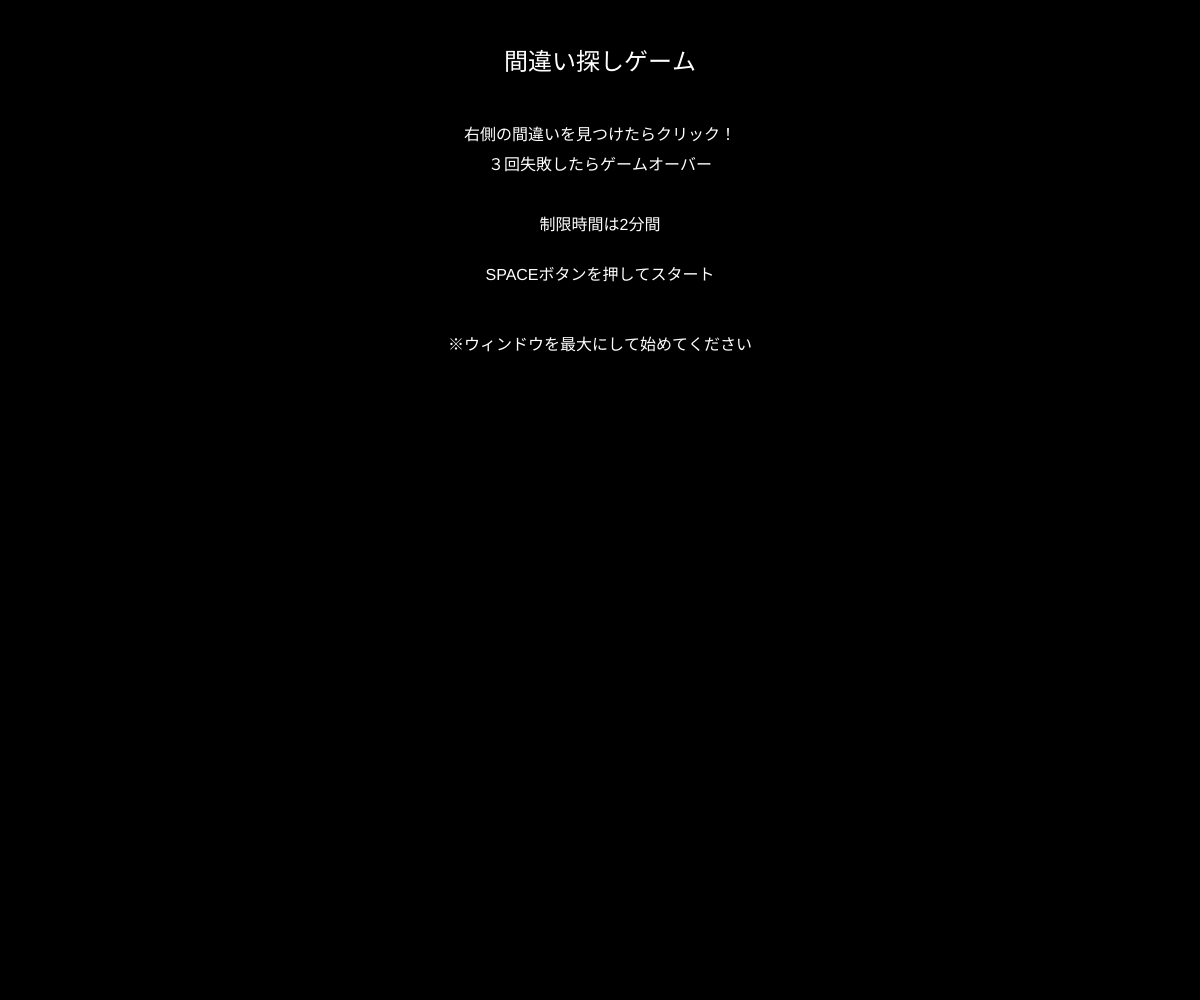
Frame 1 (no input)
Frame 60 (no input): identical to frame 1, image omitted
Frame 120 (the mouse pressed at the canvas centre since frame 60): identical to frame 1, image omitted

The p5.js sketch that drew this single still picture (run headless with seeded random() and noise() and a simulated clock; from frame 60 on, the mouse is pressed at the canvas centre):

// p5.js sketch
// ── sketch.js
// 最終課題を制作しよう
let gamestate = "start";
let starttime;
const limit = 120;
let mistakes ;
let score ;
let fbmessage = "";
let fbcolor;
let fbX = 0;
let fbY = 0;

let fbUntil = 0;

let shapes = [];


function setup() {
  createCanvas(windowWidth, windowHeight);

  
}

function draw() {
  if (gamestate === "start") {
    drawstartscreen();
  } else if (gamestate === "playing") {
   
    drawgamescreen();

    let passedtime = (millis() - starttime) / 1000;
    
      if (passedtime > limit) {
        gamestate = "result";
      } else {
          let remainingtime = limit - passedtime;
          fill(0);
         textSize(50);
          textAlign(CENTER);

          text(floor(remainingtime), width/2, 50);
      }



  } else if (gamestate === "result") {
    drawresult();
  }
}

function windowResized() {
  resizeCanvas(windowWidth, windowHeight);
}


function drawstartscreen() {
  background(0);
  fill(255);
  textAlign(CENTER);
  textSize(24);
  text("間違い探しゲーム", width / 2, 70);

  textSize(16);
  text("右側の間違いを見つけたらクリック！", width / 2, 140);
  text("３回失敗したらゲームオーバー", width / 2, 170);
  text("制限時間は2分間", width / 2, 230);

  text("SPACEボタンを押してスタート", width / 2, 280);
  text("※ウィンドウを最大にして始めてください", width / 2, 350);

}

function keyPressed() {
  if (gamestate === "start" && key === " ") {
    startgame();

  } else if (gamestate === "result" && key === ENTER) {
    gamestate = "start";
  }
}

function startgame() {
  starttime = millis();
  gamestate = "playing";
  mistakes = 0;
  score = 0;
  

  shapes = [];

  let size = random(50, 110);
  let margin = size / 2;
  const shapenumber = 50;

  for (let i = 0; i < shapenumber; i++) {
    shapes.push({
      type: floor(random(6)),
      x: random(50, width/2 - margin),
      y: random(50, height - margin),
      size: size,
      color: color(random(255), random(255), random(255)),
      id: i,
      found: false
    });
  }
}

function geterrortype(id) {
  if (id >= 0 && id <= 4) return "color";
  if (id >= 10 && id <= 14) return "size";
  if (id >= 20 && id <= 24) return "shape";
  return "none";

}

function drawgamescreen() {
  background(0, 0, 255);
  textAlign(LEFT);

  stroke(0);
  
  line(width/2, 70, width/2, height);
  text("正", 0, 50);
  text("誤", width-50, 50);

  for ( let shape of shapes) {
    let errortype = geterrortype(shape.id);

    drawshape(shape.type, shape.x, shape.y, shape.size, shape.color); //タイプミス(AIを使って直しました)　shape,size→shape.size

    let rtype = shape.type;
    let rcolor = shape.color;
    let rsize = shape.size;


    if (errortype === "color") {
      const changedcolor = color(255-red(shape.color), 255-green(shape.color), 255-blue(shape.color))
      rcolor = changedcolor;
    } else if (errortype === "shape") {
      rtype = (shape.type+1) % 6;
    } else if (errortype === "size") {
      const changedsize = shape.size*1.5;
      rsize = changedsize;
    } 
    let rx = shape.x + width/2;
    let ry = shape.y;
    drawshape(rtype, rx, ry, rsize, rcolor);



  }
  drawfb();
}

function drawresult() {
  background(0);
  fill(255);
  textAlign(CENTER);
  textSize(22);
  text("SCORE: " + score, width / 2, 70); //ミス(AIを使って直しました)　+ "score",→ + score,
  text("ENTERキーを押して再挑戦!", width / 2, 140);

}

function drawshape(type,x,y,size,shapecolor) {
  noStroke();
  fill(shapecolor);
  
 

    if (type === 0) {
      circle(x, y, size);
      
    } else if (type === 1) {
      rect(x - size / 2,
        y - size / 2,
        size,
        size);
      
    } else if (type === 2) {
      triangle(x, y - size / 2,
        x - size / 2, y + size / 2,
        x + size / 2, y + size / 2);
      
      

    } else if (type === 3) {
      ellipse(x, y, size, size / 2);
      

    } else if (type === 4) {
      ellipse(x, y, size / 2, size);
      


    } else if (type === 5) {
      quad(x, y - size / 2,
        x + size / 2, y,
        x, y + size / 2,
        x - size / 2, y);
    }
  
}

function mousePressed() { //タイプミス(AIを使って直しました)　mousepressed→mousePressed
  
  if (gamestate !== "playing") {
    return;
  }

  if (mouseX < width/2) {
    return;
  }

  const originx = mouseX - width/2;
  let result = checkanswer(originx,mouseY);

  if (result === "correct") {
    score++;
    showfb("正解！",color(50,255,100));
  } else if (result === "alreadyfound") {
    showfb("発見済みです",color(255,230,80));
  }else {
    mistakes++ ;
    showfb("違います！ミス" +mistakes+ "/3", color(255,80,80));
  

    if (mistakes >= 3) {
    gamestate = "result";
    }
  }
}

function checkanswer(x,y) {
  for (let shape of shapes) {
    const errortype = geterrortype(shape.id);

    if (errortype === "none" || shape.found) continue;

    let errorsize = shape.size;
    if (errortype === "size") {
      errorsize = shape.size * 1.5;
    }

    const hit = max(25, errorsize/2);
    const distance = dist(x,y,shape.x, shape.y);

    if (distance <= hit) {
      shape.found = true;
      return "correct";
    }
  }

  for (let shape of shapes) {
    if (!shape.found || geterrortype(shape.id) === "none") continue;

    const hit = max(25, shape.size*0.75);
    if (dist(x,y,shape.x,shape.y) <= hit) {
      shape.found = true;
      return "alreadyfound";
    }
  }

  return "wrong";
}

function showfb(message, messagecolor) {
  fbmessage = message;
  fbcolor = messagecolor;
  fbUntil = millis() + 1000;
  fbX = mouseX;
  fbY = mouseY;


}

function drawfb() {
  if (gamestate !== "playing" || millis() > fbUntil) return;

  fill(fbcolor);
  noStroke(); //タイプミス(AIを使って直しました)　nostroke→noStroke
  textAlign(CENTER);
  textSize(22);

  let x = constrain(fbX, 100, width-100); //タイプミス(AIを使って直しました)　fbx→fbX
  let y = constrain(fbY-25, 100, height-30); //タイプミス(AIを使って直しました)　fby→fbY

  text(fbmessage, x,y);
}
